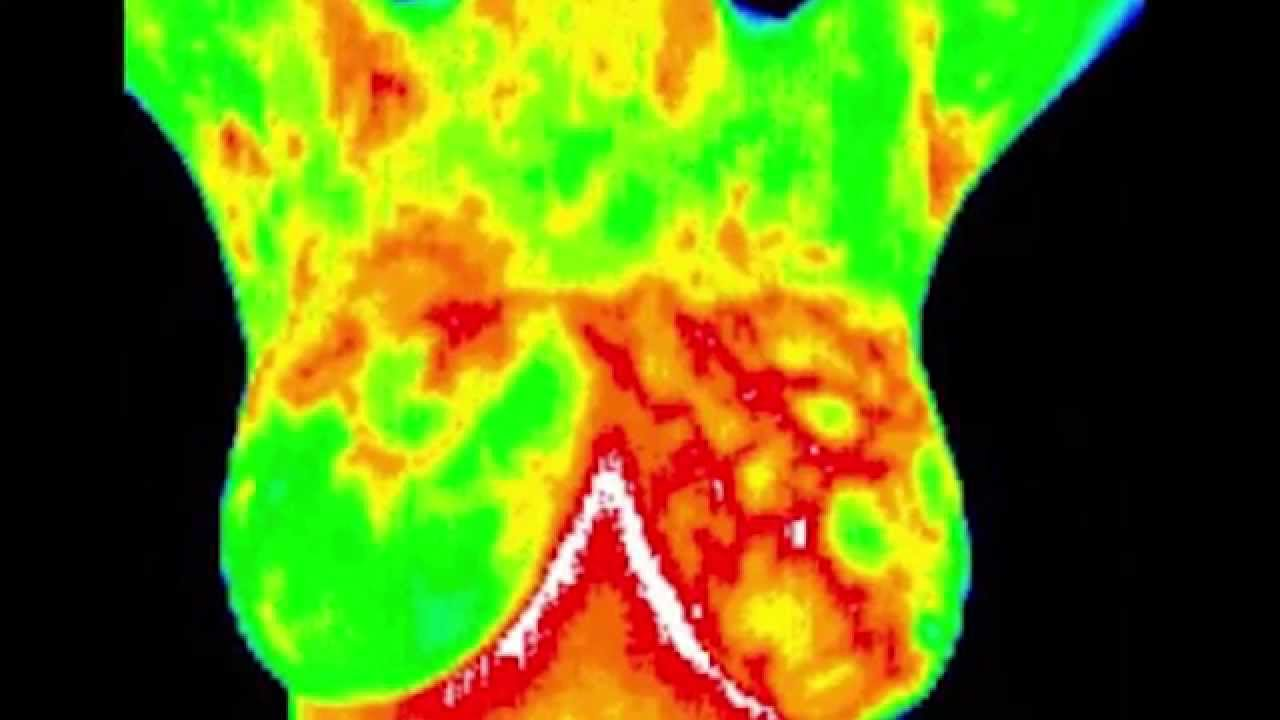
#> input picture 4.jpg, 1280 x 720 px
$ python mask.py
#> lines starting #> are read from the running program, lines starting #| are printed output that depends on the picture; after the words box and inside, x2 and y2 are one past the last pixel; in counts of white or black regions, pixels touching at a corner belong together
import cv2
import numpy as np
img = cv2.imread('4.jpg')
#> img is the input picture: shape (720, 1280, 3); mean B, G, R 13.9, 117, 99.5
kernel_sharpening = np.array([[-1,-1,-1],[-1,9,-1],[-1,-1,-1]])
s = cv2.filter2D(img, -1, kernel_sharpening)
hsv = cv2.cvtColor(s, cv2.COLOR_BGR2HSV)
#> hsv: shape (720, 1280, 3); mean H, S, V 28.3, 147.3, 144.8
lower_p=np.array([155,25,0])
upper_p=np.array([179,255,255])
lower_r=np.array([0,50,50])
upper_r=np.array([10,255,255])
lower_o=np.array([1,190,200])
upper_o=np.array([18,255,255])
lower_y=np.array([20,100,100])
upper_y=np.array([30,255,255])
lower_g=np.array([36,0,0])
upper_g=np.array([86,255,255])
lower_b=np.array([35,140,60])
upper_b=np.array([255,255,180])
maskp = cv2.inRange(hsv,lower_p,upper_p)
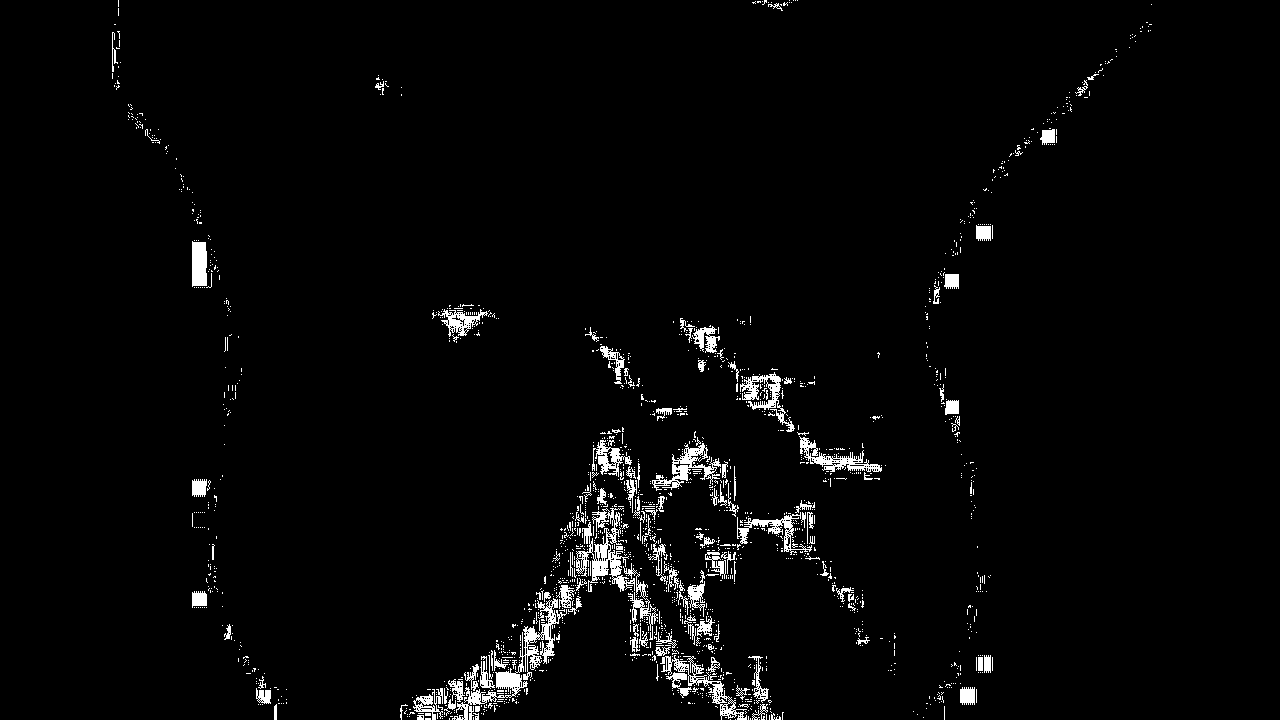
#> maskp: shape (720, 1280); 2.7% white; 1848 white regions (1719 under 20 px), largest, box (x1, y1, x2, y2) and area: (452, 598, 567, 720) 2105, (576, 508, 635, 592) 1682, (652, 443, 721, 491) 981
masky = cv2.inRange(hsv,lower_y,upper_y)
#> masky: shape (720, 1280); 10.5% white; 1841 white regions (1789 under 20 px), largest, box (x1, y1, x2, y2) and area: (242, 168, 928, 613) 41650, (566, 0, 725, 125) 8519, (299, 0, 453, 200) 7446
maskg = cv2.inRange(hsv,lower_g,upper_g)
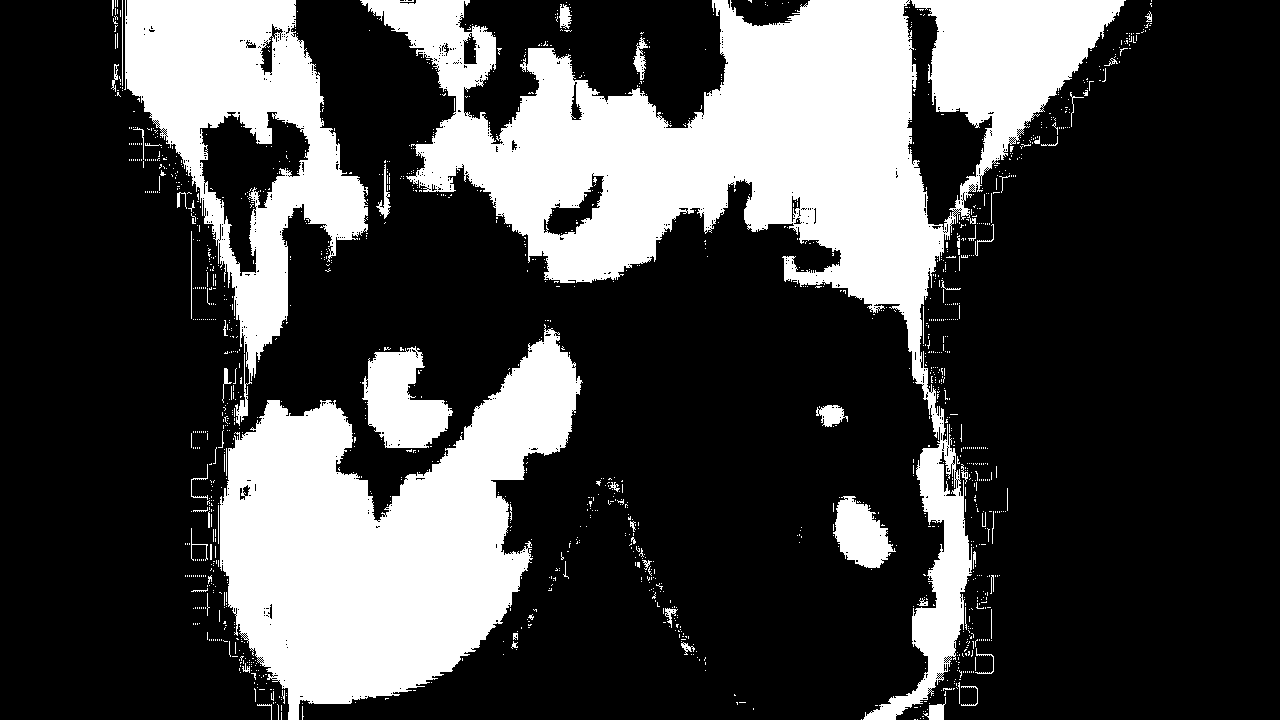
#> maskg: shape (720, 1280); 27.4% white; 1498 white regions (1429 under 20 px), largest, box (x1, y1, x2, y2) and area: (360, 0, 1126, 720) 124946, (220, 324, 583, 720) 74222, (124, 0, 368, 426) 37546
maskb = cv2.inRange(hsv,lower_b,upper_b)
#> maskb: shape (720, 1280); 0.5% white in thin lines or dots, all inside (x1, y1, x2, y2) = (120, 0, 1147, 720)
maskr = cv2.inRange(hsv,lower_r,upper_r)
#> maskr: shape (720, 1280); 6.1% white; 1518 white regions (1489 under 20 px), largest, box (x1, y1, x2, y2) and area: (512, 304, 904, 696) 35487, (384, 511, 740, 720) 11256, (420, 294, 507, 377) 2895
masko = cv2.inRange(hsv,lower_o,upper_o)
#> masko: shape (720, 1280); 10.4% white; 1844 white regions (1801 under 20 px), largest, box (x1, y1, x2, y2) and area: (552, 282, 928, 529) 36787, (707, 528, 920, 720) 14405, (481, 578, 720, 720) 11673
resulty = cv2.bitwise_and(s,s,mask=masky)
resultg = cv2.bitwise_and(s,s,mask=maskg)
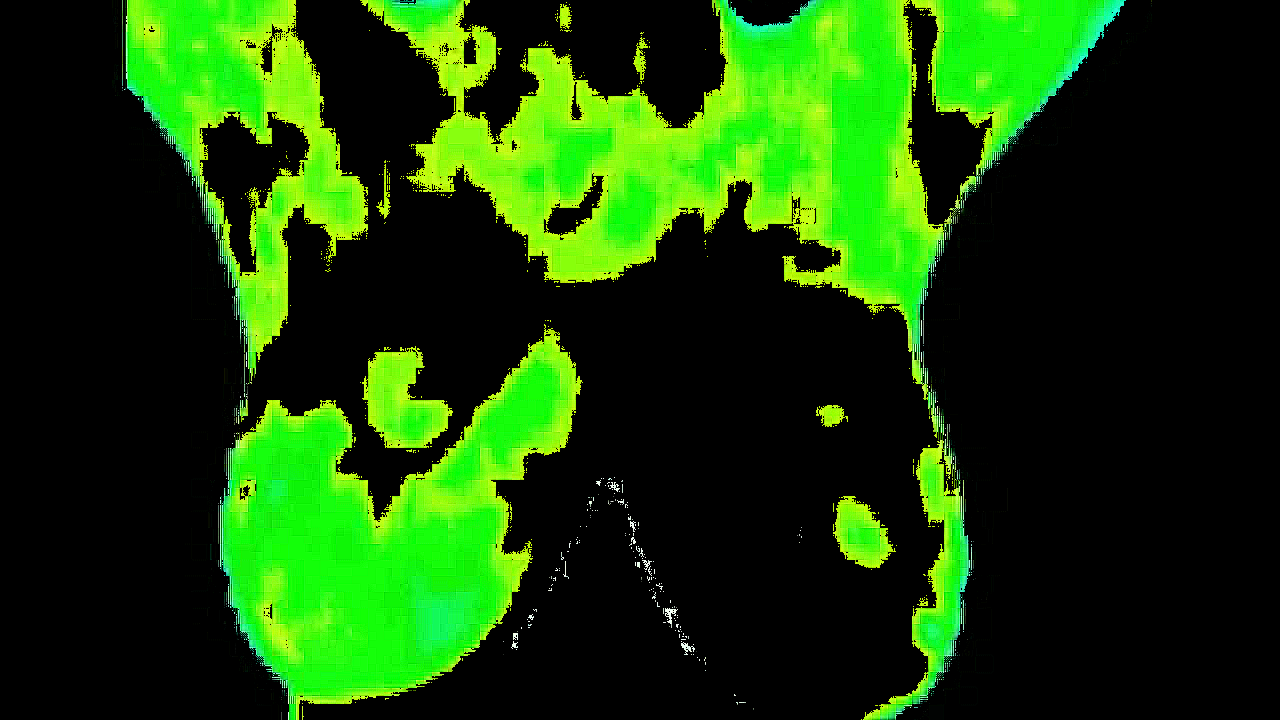
#> resultg: shape (720, 1280, 3); mean B, G, R 5.7, 66.9, 22.8
resultb = cv2.bitwise_and(s,s,mask=maskb)
resultr = cv2.bitwise_and(s,s,mask=maskr)
resulto = cv2.bitwise_and(s,s,mask=masko)
resultp = cv2.bitwise_and(s,s,mask=maskp)
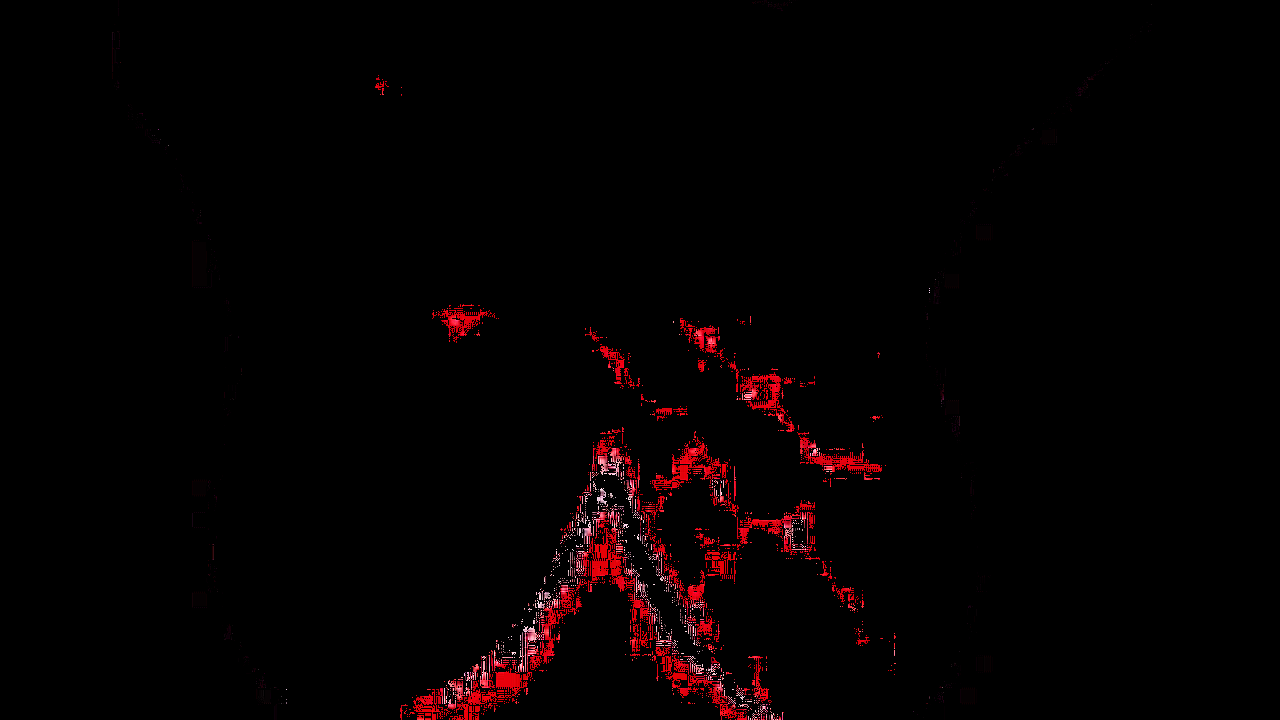
#> resultp: shape (720, 1280, 3); mean B, G, R 1.1, 0.8, 5
cv2.imshow('original',img)
cv2.imshow('sharpened',s)
cv2.imshow('yellow',resulty)
cv2.imshow('green',resultg)
cv2.imshow('blue',resultb)
cv2.imshow('red',resultr)
cv2.imshow('orange',resulto)
cv2.imshow('pink',resultp)
cv2.waitKey(0)
cv2.destroyAllWindows()

$ run again, with 2.jpeg copied over 4.jpg
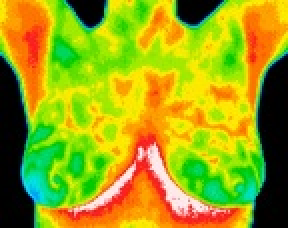
#> input picture 2.jpeg, 144 x 114 px (shown 2 times larger)
#> img is the input picture: shape (114, 144, 3); mean B, G, R 19.6, 163.7, 156.1
#> hsv: shape (114, 144, 3); mean H, S, V 37.5, 218, 193.1
#> `maskp = cv2.inRange(hsv,lower_p,upper_p)`:
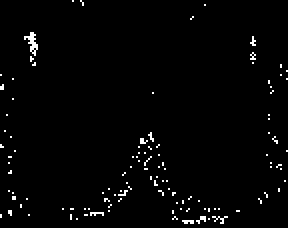
#> maskp: shape (114, 144) (shown 2 times larger); 1.8% white in thin lines or dots
#> masky: shape (114, 144); 24.2% white in thin lines or dots
#> maskg: shape (114, 144); 32.4% white; 115 white regions (101 under 20 px), largest, box (x1, y1, x2, y2) and area: (12, 0, 100, 104) 2994, (84, 65, 132, 103) 921, (104, 10, 123, 43) 328
#> maskb: shape (114, 144); 7.3% white in thin lines or dots
#> maskr: shape (114, 144); 8.9% white in thin lines or dots
#> masko: shape (114, 144); 11.9% white in thin lines or dots
#> `resulto = cv2.bitwise_and(s,s,mask=masko)`:
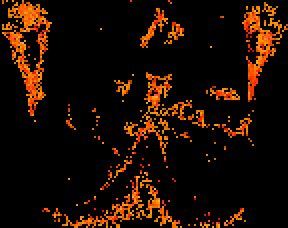
#> resulto: shape (114, 144, 3) (shown 2 times larger); mean B, G, R 0.6, 12.3, 28.8
